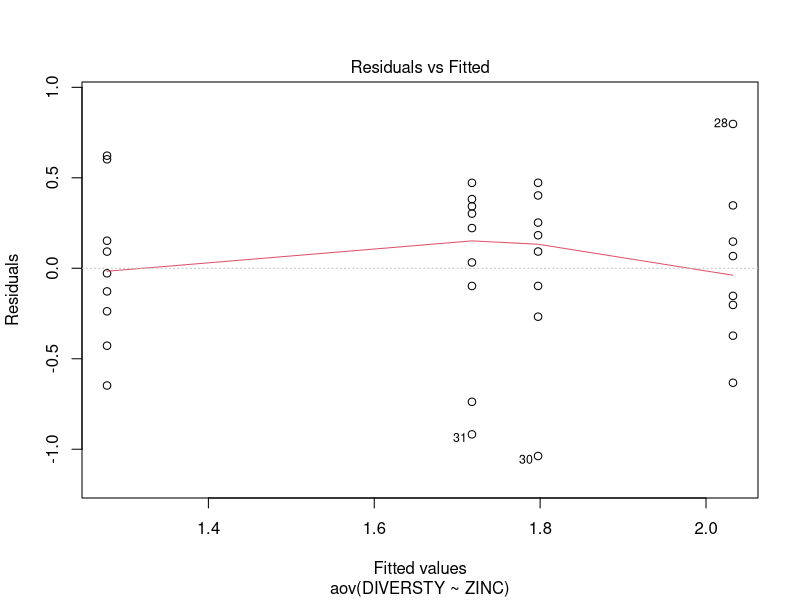
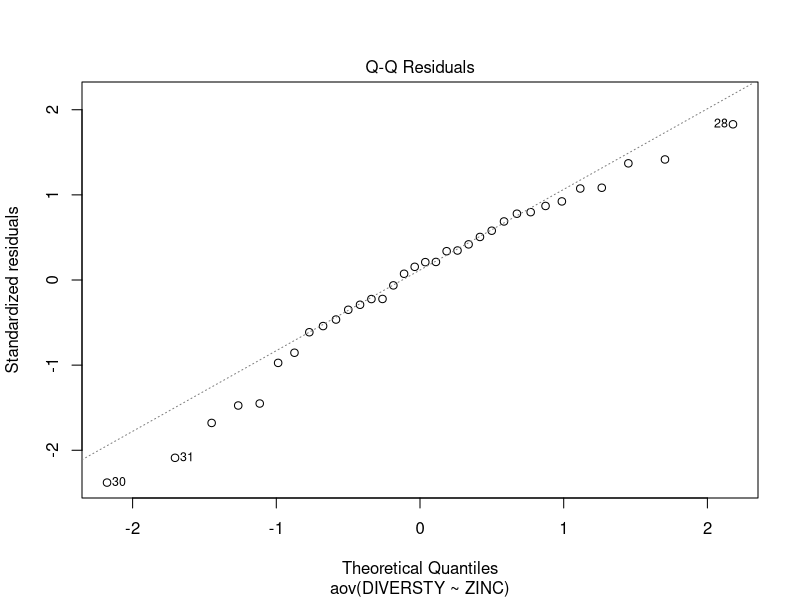
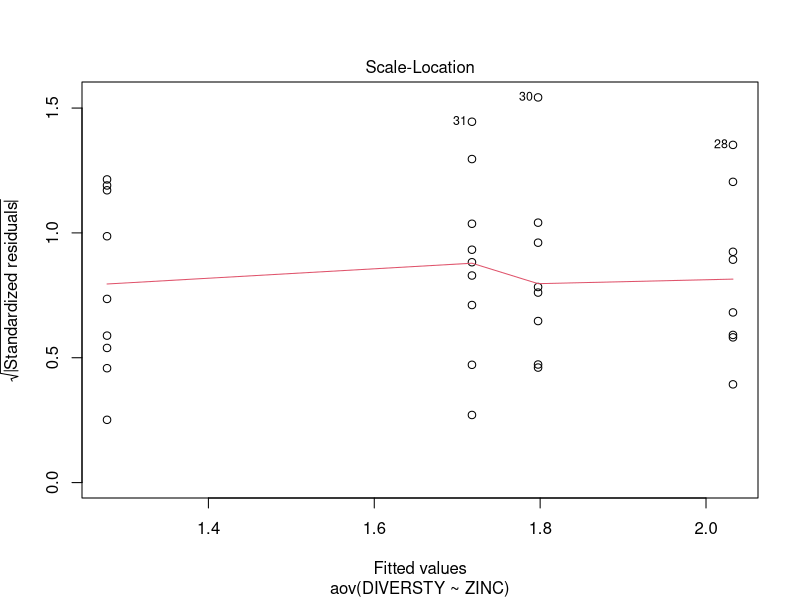
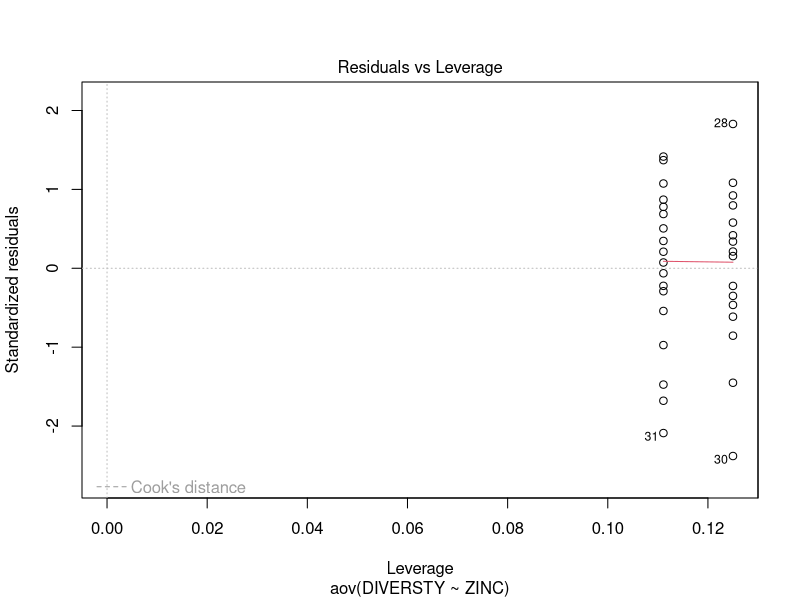

Write the R code that produced these figures, in order.
# Biometry 2016 
# Lab 6
# Anova Assumptions and Transformations




dat <- read.csv("./20160225_biometry_lab_6_anova_assumptions/medley.csv")

model <- aov(data=dat, DIVERSTY ~ ZINC)
modeltable <- summary(model)
plot(model)

resid <- model$residuals

# Are observations normally distributed, independent, with homogeneity of variance? 
# Include graphs with your answers.  
# Do you need to transform the data? 

# square root transformation sqrt()
# natural log log()
# base-10 log log10()
# exponential exp()
# sin sin()
# raise to the third power variable^3

# After you run the ANOVA, check the residuals.  
# (Hint, save the residuals as a data file).  
# Do they look skewed?  






uniforms <- data.frame(a=rep(0,30))

for(i in 1:30){
  uniforms[i,"a"] <- rnorm(1,1,3)
}

ubar1 <- mean(uniforms[1:10,])
ubar2 <- mean(uniforms[11:20,])
ubar3 <- mean(uniforms[21:30,])

ubar <- mean(uniforms[,"a"])

ss1 <- ((10)*(ubar1-ubar)^2)
ss2 <- ((10)*(ubar2-ubar)^2)
ss3 <- ((10)*(ubar3-ubar)^2)


ssbetween <- sum(ss1, ss2, ss3)
msbetween <- ssbetween/2

uniforms$y <- NA

for(i in 1:30){
  uniforms[i,"y"] <- (uniforms[i,"a"]-ubar)^2
}

sstotal <- sum(uniforms[,"y"])
ssresidual <- sstotal - ssbetween
msresidual <- ssresidual/27
f <- msbetween/msresidual
fcrit <- qf(0.95, 1, 27)
signif <- f>fcrit
